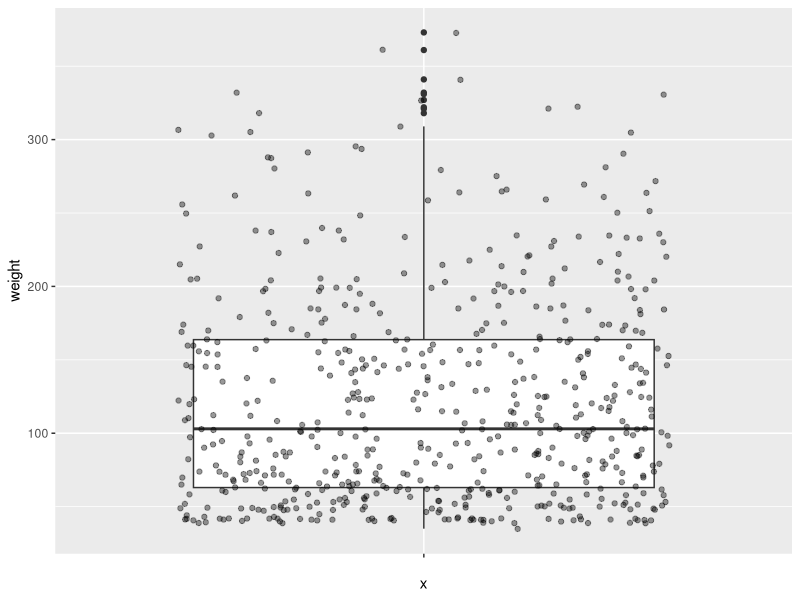

Reproduce this figure in R. (Note: this script raises an error after producing the figure.)
library(MASS)
data()
w =ChickWeight
head(w)
library(tidyverse)
w %>% ggplot(aes(y =weight,x =""))+geom_boxplot()+geom_point(position ='jitter',alpha =0.4)
library(data.table)
setDT(Orange)
Orange %>% ggplot(aes(x =age,y =circumference))+geom_point(alpha =0.3)


data(diamonds)
head(diamonds)
diamonds %>% ggplot(aes(x = log(price)))+geom_density()

P <-seq(0.05,0.99,0.05)
actual =quantile(log(diamonds$price),P)
theoretic = qnorm(P,mean =mean(log(diamonds$price)),sd =sd(log(diamonds$price)))
plot(actual,theoretic)
abline(0,1)


h<-function(y){
  #x<-x*2.54
  y <-y*2.54
  if(y>50){return("jinga")}
  else{return("Yah")}
  
}
h(3)
map(c(2,89,100),h)
reduce(c(23,103,56,100,78),(function(x) x>10))
